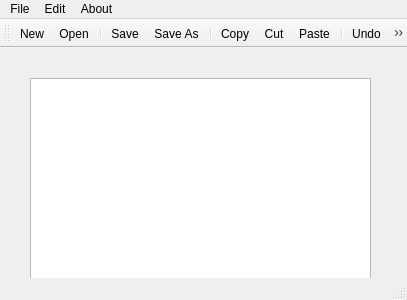
<?xml version="1.0" encoding="UTF-8"?>
<ui version="4.0">
 <class>MainWindow</class>
 <widget class="QMainWindow" name="MainWindow">
  <property name="geometry">
   <rect>
    <x>0</x>
    <y>0</y>
    <width>407</width>
    <height>300</height>
   </rect>
  </property>
  <property name="windowTitle">
   <string>MainWindow</string>
  </property>
  <widget class="QWidget" name="centralWidget">
   <widget class="QTextEdit" name="textEdit">
    <property name="geometry">
     <rect>
      <x>30</x>
      <y>30</y>
      <width>341</width>
      <height>201</height>
     </rect>
    </property>
   </widget>
  </widget>
  <widget class="QMenuBar" name="menuBar">
   <property name="geometry">
    <rect>
     <x>0</x>
     <y>0</y>
     <width>407</width>
     <height>20</height>
    </rect>
   </property>
   <widget class="QMenu" name="menuFile">
    <property name="title">
     <string>File</string>
    </property>
    <addaction name="actionNew"/>
    <addaction name="actionOpen"/>
    <addaction name="separator"/>
    <addaction name="actionSave"/>
    <addaction name="actionSave_As"/>
   </widget>
   <widget class="QMenu" name="menuEdit">
    <property name="title">
     <string>Edit</string>
    </property>
    <addaction name="actionCopy"/>
    <addaction name="actionCut"/>
    <addaction name="actionPaste"/>
    <addaction name="separator"/>
    <addaction name="actionUndo"/>
    <addaction name="actionRedo"/>
   </widget>
   <widget class="QMenu" name="menuAbout">
    <property name="title">
     <string>About</string>
    </property>
    <widget class="QMenu" name="menuCredits">
     <property name="title">
      <string>Credits</string>
     </property>
     <addaction name="actionMandeep_Singh"/>
    </widget>
    <addaction name="actionVersion_1"/>
    <addaction name="menuCredits"/>
   </widget>
   <addaction name="menuFile"/>
   <addaction name="menuEdit"/>
   <addaction name="menuAbout"/>
  </widget>
  <widget class="QToolBar" name="mainToolBar">
   <attribute name="toolBarArea">
    <enum>TopToolBarArea</enum>
   </attribute>
   <attribute name="toolBarBreak">
    <bool>false</bool>
   </attribute>
   <addaction name="actionNew"/>
   <addaction name="actionOpen"/>
   <addaction name="separator"/>
   <addaction name="actionSave"/>
   <addaction name="actionSave_As"/>
   <addaction name="separator"/>
   <addaction name="actionCopy"/>
   <addaction name="actionCut"/>
   <addaction name="actionPaste"/>
   <addaction name="separator"/>
   <addaction name="actionUndo"/>
   <addaction name="actionRedo"/>
  </widget>
  <widget class="QStatusBar" name="statusBar"/>
  <action name="actionNew">
   <property name="icon">
    <iconset resource="AppResources.qrc">
     <normaloff>:/Images/new.png</normaloff>:/Images/new.png</iconset>
   </property>
   <property name="text">
    <string>New</string>
   </property>
  </action>
  <action name="actionOpen">
   <property name="icon">
    <iconset resource="AppResources.qrc">
     <normaloff>:/Images/Open.png</normaloff>:/Images/Open.png</iconset>
   </property>
   <property name="text">
    <string>Open</string>
   </property>
   <property name="shortcut">
    <string>Ctrl+O</string>
   </property>
  </action>
  <action name="actionSave">
   <property name="icon">
    <iconset resource="AppResources.qrc">
     <normaloff>:/Images/Save.png</normaloff>:/Images/Save.png</iconset>
   </property>
   <property name="text">
    <string>Save</string>
   </property>
   <property name="shortcut">
    <string>Ctrl+S</string>
   </property>
  </action>
  <action name="actionSave_As">
   <property name="icon">
    <iconset resource="AppResources.qrc">
     <normaloff>:/Images/Saveas.png</normaloff>:/Images/Saveas.png</iconset>
   </property>
   <property name="text">
    <string>Save As</string>
   </property>
   <property name="shortcut">
    <string>Ctrl+Shift+S</string>
   </property>
  </action>
  <action name="actionCopy">
   <property name="icon">
    <iconset resource="AppResources.qrc">
     <normaloff>:/Images/copy.png</normaloff>:/Images/copy.png</iconset>
   </property>
   <property name="text">
    <string>Copy</string>
   </property>
   <property name="shortcut">
    <string>Ctrl+C</string>
   </property>
  </action>
  <action name="actionCut">
   <property name="icon">
    <iconset resource="AppResources.qrc">
     <normaloff>:/Images/cut.png</normaloff>:/Images/cut.png</iconset>
   </property>
   <property name="text">
    <string>Cut</string>
   </property>
   <property name="shortcut">
    <string>Ctrl+V</string>
   </property>
  </action>
  <action name="actionPaste">
   <property name="icon">
    <iconset resource="AppResources.qrc">
     <normaloff>:/Images/Paste.png</normaloff>:/Images/Paste.png</iconset>
   </property>
   <property name="text">
    <string>Paste</string>
   </property>
   <property name="shortcut">
    <string>Ctrl+V</string>
   </property>
  </action>
  <action name="actionUndo">
   <property name="icon">
    <iconset resource="AppResources.qrc">
     <normaloff>:/Images/undo.png</normaloff>:/Images/undo.png</iconset>
   </property>
   <property name="text">
    <string>Undo</string>
   </property>
   <property name="shortcut">
    <string>Ctrl+Z</string>
   </property>
  </action>
  <action name="actionRedo">
   <property name="icon">
    <iconset resource="AppResources.qrc">
     <normaloff>:/Images/redo.png</normaloff>:/Images/redo.png</iconset>
   </property>
   <property name="text">
    <string>Redo</string>
   </property>
  </action>
  <action name="actionD3_CSE_1243667">
   <property name="text">
    <string>D3 CSE (1243667)</string>
   </property>
  </action>
  <action name="actionVersion_1">
   <property name="text">
    <string>Version 1</string>
   </property>
  </action>
  <action name="actionMandeep_Singh">
   <property name="text">
    <string>Mandeep Singh</string>
   </property>
  </action>
 </widget>
 <layoutdefault spacing="6" margin="11"/>
 <resources>
  <include location="AppResources.qrc"/>
 </resources>
 <connections/>
</ui>
